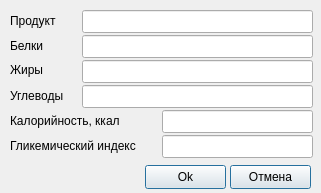
<?xml version="1.0" encoding="UTF-8"?>
<ui version="4.0">
 <class>Add</class>
 <widget class="QMainWindow" name="Add">
  <property name="geometry">
   <rect>
    <x>0</x>
    <y>0</y>
    <width>321</width>
    <height>193</height>
   </rect>
  </property>
  <property name="windowTitle">
   <string>Добавить</string>
  </property>
  <widget class="QWidget" name="centralwidget">
   <widget class="QPushButton" name="cancelbut">
    <property name="geometry">
     <rect>
      <x>230</x>
      <y>165</y>
      <width>81</width>
      <height>24</height>
     </rect>
    </property>
    <property name="text">
     <string>Отмена</string>
    </property>
    <property name="default">
     <bool>true</bool>
    </property>
   </widget>
   <widget class="QPushButton" name="okbut">
    <property name="geometry">
     <rect>
      <x>145</x>
      <y>165</y>
      <width>81</width>
      <height>24</height>
     </rect>
    </property>
    <property name="text">
     <string>Ok</string>
    </property>
    <property name="default">
     <bool>true</bool>
    </property>
   </widget>
   <widget class="QLineEdit" name="prot_line">
    <property name="geometry">
     <rect>
      <x>82</x>
      <y>35</y>
      <width>231</width>
      <height>23</height>
     </rect>
    </property>
    <property name="alignment">
     <set>Qt::AlignRight|Qt::AlignTrailing|Qt::AlignVCenter</set>
    </property>
   </widget>
   <widget class="QLineEdit" name="lip_line">
    <property name="geometry">
     <rect>
      <x>82</x>
      <y>60</y>
      <width>231</width>
      <height>23</height>
     </rect>
    </property>
    <property name="alignment">
     <set>Qt::AlignRight|Qt::AlignTrailing|Qt::AlignVCenter</set>
    </property>
   </widget>
   <widget class="QLineEdit" name="carb_line">
    <property name="geometry">
     <rect>
      <x>82</x>
      <y>85</y>
      <width>231</width>
      <height>23</height>
     </rect>
    </property>
    <property name="alignment">
     <set>Qt::AlignRight|Qt::AlignTrailing|Qt::AlignVCenter</set>
    </property>
   </widget>
   <widget class="QLineEdit" name="ccal_line">
    <property name="geometry">
     <rect>
      <x>162</x>
      <y>110</y>
      <width>151</width>
      <height>23</height>
     </rect>
    </property>
    <property name="alignment">
     <set>Qt::AlignRight|Qt::AlignTrailing|Qt::AlignVCenter</set>
    </property>
   </widget>
   <widget class="QLineEdit" name="glyc_line">
    <property name="geometry">
     <rect>
      <x>162</x>
      <y>135</y>
      <width>151</width>
      <height>23</height>
     </rect>
    </property>
    <property name="text">
     <string/>
    </property>
    <property name="alignment">
     <set>Qt::AlignRight|Qt::AlignTrailing|Qt::AlignVCenter</set>
    </property>
   </widget>
   <widget class="QLabel" name="subs_lab">
    <property name="geometry">
     <rect>
      <x>10</x>
      <y>10</y>
      <width>61</width>
      <height>21</height>
     </rect>
    </property>
    <property name="text">
     <string>Продукт</string>
    </property>
   </widget>
   <widget class="QLabel" name="prot_lab">
    <property name="geometry">
     <rect>
      <x>10</x>
      <y>35</y>
      <width>61</width>
      <height>21</height>
     </rect>
    </property>
    <property name="text">
     <string>Белки</string>
    </property>
   </widget>
   <widget class="QLabel" name="lip_lab">
    <property name="geometry">
     <rect>
      <x>10</x>
      <y>60</y>
      <width>61</width>
      <height>20</height>
     </rect>
    </property>
    <property name="text">
     <string>Жиры</string>
    </property>
   </widget>
   <widget class="QLabel" name="carb_lab">
    <property name="geometry">
     <rect>
      <x>10</x>
      <y>85</y>
      <width>61</width>
      <height>21</height>
     </rect>
    </property>
    <property name="text">
     <string>Углеводы</string>
    </property>
   </widget>
   <widget class="QLabel" name="ccal_lab">
    <property name="geometry">
     <rect>
      <x>10</x>
      <y>110</y>
      <width>151</width>
      <height>21</height>
     </rect>
    </property>
    <property name="text">
     <string>Калорийность, ккал</string>
    </property>
   </widget>
   <widget class="QLabel" name="glyc_lab">
    <property name="geometry">
     <rect>
      <x>10</x>
      <y>135</y>
      <width>151</width>
      <height>21</height>
     </rect>
    </property>
    <property name="text">
     <string>Гликемический индекс</string>
    </property>
   </widget>
   <widget class="QLineEdit" name="subs_line">
    <property name="geometry">
     <rect>
      <x>82</x>
      <y>10</y>
      <width>231</width>
      <height>23</height>
     </rect>
    </property>
    <property name="alignment">
     <set>Qt::AlignRight|Qt::AlignTrailing|Qt::AlignVCenter</set>
    </property>
   </widget>
  </widget>
 </widget>
 <tabstops>
  <tabstop>subs_line</tabstop>
  <tabstop>prot_line</tabstop>
  <tabstop>lip_line</tabstop>
  <tabstop>carb_line</tabstop>
  <tabstop>ccal_line</tabstop>
  <tabstop>glyc_line</tabstop>
  <tabstop>okbut</tabstop>
  <tabstop>cancelbut</tabstop>
 </tabstops>
 <resources/>
 <connections>
  <connection>
   <sender>cancelbut</sender>
   <signal>clicked()</signal>
   <receiver>Add</receiver>
   <slot>close()</slot>
   <hints>
    <hint type="sourcelabel">
     <x>270</x>
     <y>141</y>
    </hint>
    <hint type="destinationlabel">
     <x>159</x>
     <y>119</y>
    </hint>
   </hints>
  </connection>
 </connections>
</ui>
